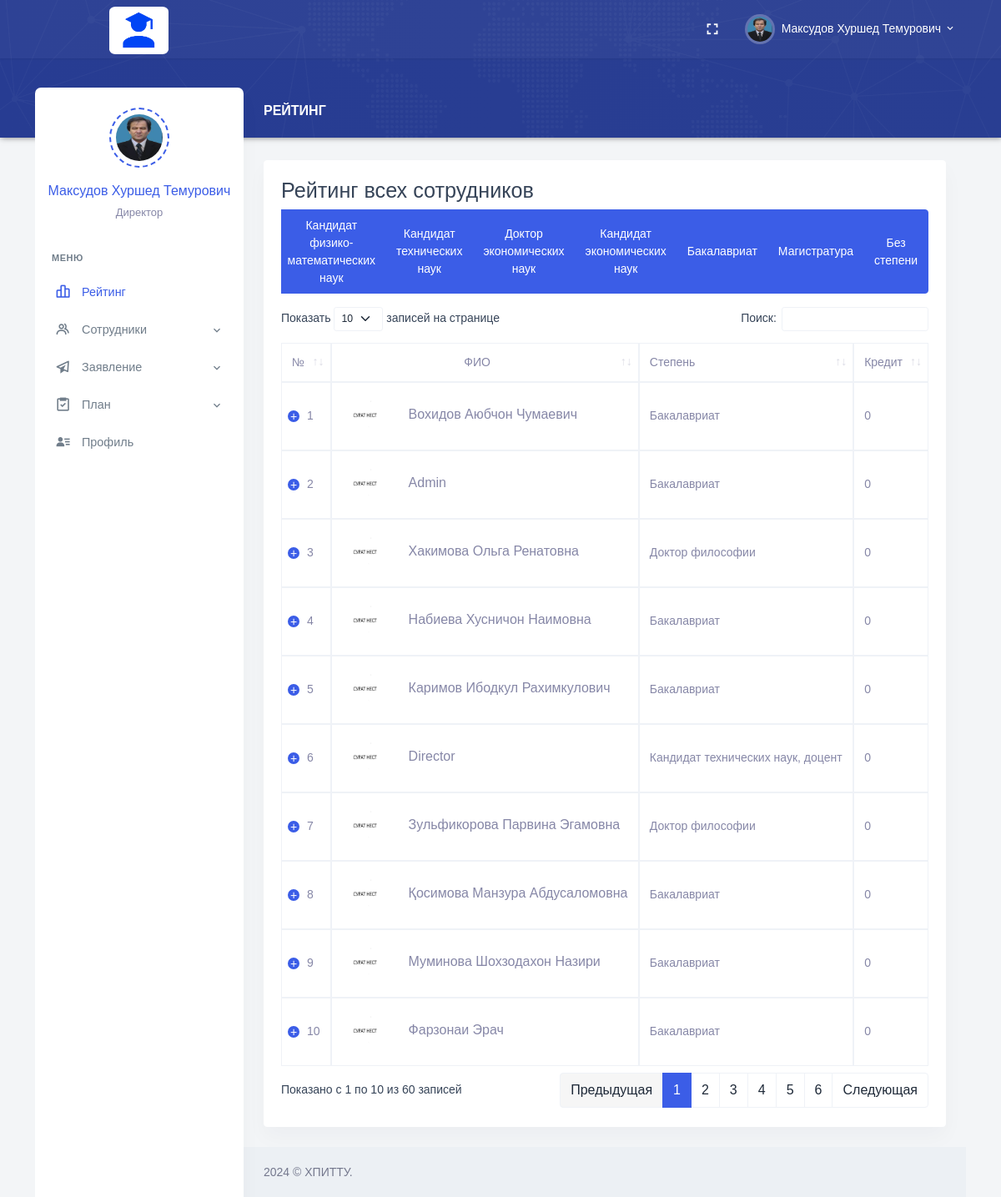
The page /Director/index.php?login-success (signed in) on the database its author committed.
### tables this page shows
CREATE TABLE `employees` (
  `Employee_Id` int NOT NULL AUTO_INCREMENT,
  `Full_Name` varchar(255) DEFAULT NULL,
  `Date_of_Birth` date DEFAULT NULL,
  `Place_of_Birth` varchar(255) DEFAULT NULL,
  `Position_Id` int DEFAULT NULL,
  `Degree_Id` int DEFAULT NULL,
  `Faculty_Id` int DEFAULT NULL,
  `Department_Id` int DEFAULT NULL,
  `User_Role_Id` int DEFAULT NULL,
  `Email` varchar(255) DEFAULT NULL,
  `Phone_Number` varchar(20) DEFAULT NULL,
  `Employee_Number` varchar(20) DEFAULT NULL,
  `Date_Added` date DEFAULT NULL,
  `Path_Photo` varchar(255) DEFAULT NULL,
  `Username` varchar(255) DEFAULT NULL,
  `Password` varchar(255) DEFAULT NULL,
  PRIMARY KEY (`Employee_Id`),
  KEY `Degree_Id` (`Degree_Id`),
  KEY `Faculty_Id` (`Faculty_Id`),
  KEY `Department_Id` (`Department_Id`),
  KEY `User_Role_Id` (`User_Role_Id`),
  KEY `employees_ibfk_1` (`Position_Id`),
  CONSTRAINT `employees_ibfk_1` FOREIGN KEY (`Position_Id`) REFERENCES `positions` (`Position_Id`) ON DELETE CASCADE ON UPDATE CASCADE,
  CONSTRAINT `employees_ibfk_2` FOREIGN KEY (`Degree_Id`) REFERENCES `degrees` (`Degree_Id`) ON DELETE CASCADE ON UPDATE CASCADE,
  CONSTRAINT `employees_ibfk_3` FOREIGN KEY (`Faculty_Id`) REFERENCES `faculties` (`Faculty_Id`) ON DELETE CASCADE ON UPDATE CASCADE,
  CONSTRAINT `employees_ibfk_4` FOREIGN KEY (`Department_Id`) REFERENCES `departments` (`Department_Id`) ON DELETE CASCADE ON UPDATE CASCADE,
  CONSTRAINT `employees_ibfk_5` FOREIGN KEY (`User_Role_Id`) REFERENCES `user_roles` (`User_Role_Id`) ON DELETE CASCADE ON UPDATE CASCADE
);

CREATE TABLE `positions` (
  `Position_Id` int NOT NULL,
  `Position_Name` varchar(255) DEFAULT NULL,
  PRIMARY KEY (`Position_Id`)
);

### Director/index.php (the view, shortened to what this page needs)
<?php
require_once "header.php";
?>
<div class="main-content">
    <div class="page-content">
        <div class="row">
            <div class="col-12">
                <div class="page-title-box d-flex align-items-center justify-content-between">
                    <h4 class="page-title mb-0 font-size-18">Рейтинг</h4>
                </div>
            </div>
        </div>
        <div class="row">
            <div class="col-lg-12">
                <div class="card">
                    <div class="card-body">
                        <div class="table-responsive">
                            <h3>Рейтинг всех сотрудников</h3>
                            <div class="btn-group mb-3 d-flex justify-content-end">
                                <button type="button" class="btn btn-primary filterBtn"
                                    data-filter="Кандидат физико-математических наук">Кандидат физико-математических
                                    наук</button>
                                <button type="button" class="btn btn-primary filterBtn"
                                    data-filter="Кандидат технических наук">Кандидат технических наук</button>
                                <button type="button" class="btn btn-primary filterBtn"
                                    data-filter="Доктор экономических наук">Доктор экономических наук</button>
                                <button type="button" class="btn btn-primary filterBtn"
                                    data-filter="Кандидат экономических наук">Кандидат экономических наук</button>
                                <button type="button" class="btn btn-primary filterBtn"
                                    data-filter="Бакалавриат">Бакалавриат</button>
                                <button type="button" class="btn btn-primary filterBtn"
                                    data-filter="Магистратура">Магистратура</button>
                                <button type="button" class="btn btn-primary filterBtn" data-filter="Без степени">Без
                                    степени</button>
                            </div>
                            <div class="table-responsive">
                                <table id="datatable" class="table table-bordered dt-responsive nowrap"
                                    style="border-collapse: collapse; border-spacing: 0; width: 100%;">
                                    <thead>
                                        <tr>
                                            <th>№</th>
                                            <th class="text-center">ФИО</th>
                                            <th>Степень</th>
                                            <th>Кредит</th>
                                        </tr>
                                    </thead>
                                    <tbody>
                                        <?php
                                        require_once "../conn.php";
                                        $sql = "SELECT e.Employee_Id,
                                        e.Full_Name AS FullName,
                                        IFNULL(deg.Degree_Name, 'Без степени') AS Degree,
                                        IFNULL(tc.TotalCredit, 0) AS TotalCredit,
                                        IFNULL(r.Rating, 0) AS Rating,
                                        IFNULL(e.Path_Photo, '1.jpg') AS Path_Photo
                                 FROM employees e
                                 LEFT JOIN (SELECT Employee_Id, SUM(p.Plan_Credit) AS TotalCredit
                                            FROM tasks_completed tc
                                            LEFT JOIN plans p ON tc.Plan_Id = p.Plan_Id
                                            GROUP BY Employee_Id) tc ON e.Employee_Id = tc.Employee_Id
                                 LEFT JOIN ratings r ON e.Employee_Id = r.Employee_Id
                                 LEFT JOIN degrees deg ON e.Degree_Id = deg.Degree_Id
                                 ORDER BY Rating DESC";
                                        $result = $conn->query($sql);
                                        $count = 0;
                                        if ($result->num_rows > 0) {
                                            while ($row = $result->fetch_assoc()) {
                                                $count++;
                                                $photoPath = "../Personal/upload/" . $row["Path_Photo"];
                                                echo "<tr>";
                                                echo "<td class='align-middle'>".$count."</td>";
                                    echo "<td class='align-middle'>".
                                         "<div class='d-flex align-items-center'>".
                                         "<div class='me-4'>".
                                         "<img src='".$photoPath."' alt='' class='avatar-sm rounded-circle'>".
                                         "</div>".
                                         "<div>".
                                         "<h5 class='font-size-16 mb-1'>".$row["FullName"]."</h5>".
                                         "</div>".
                                         "</div>".
                                         "</td>";
                                    echo "<td class='align-middle'>".$row["Degree"]."</td>";
                                    echo "<td class='align-middle'>".$row["TotalCredit"]."</td>";
                                    echo "</tr>";
                                            }
                                        }
                                        ?>
                                    </tbody>
                                </table>
                            </div>
                        </div>
                    </div>
                </div>
            </div>
            <?php
require_once "footer.php";
?>

### Director/header.php (shortened to what this page needs)
<?php
    require_once "../conn.php";
    $sql_command = "SELECT e.*, p.Position_Name, e.Path_Photo
    FROM employees e
    INNER JOIN positions p ON e.Position_Id = p.Position_Id
    WHERE e.Username = '{$_SESSION['Username']}'";
$result = mysqli_query($conn, $sql_command);
if (mysqli_num_rows($result) > 0) {
while ($rows = mysqli_fetch_assoc($result)) {
$Full_Name = ucwords($rows["Full_Name"]);
$Position_Name = $rows["Position_Name"];
$Path_Photo = $rows["Path_Photo"];
}
}
?>
<!doctype html>
<html lang="en">
<head>
    <link href="/assets/css/bootstrap.min.css" id="bootstrap-style" rel="stylesheet" type="text/css" />
    <link href="/assets/css/app.min.css" id="app-style" rel="stylesheet" type="text/css" />
    <link href="/assets/libs/datatables.net-bs4/css/dataTables.bootstrap4.min.css" rel="stylesheet" type="text/css" />
    <link href="/assets/libs/datatables.net-buttons-bs4/css/buttons.bootstrap4.min.css" rel="stylesheet"
        type="text/css" />
    <link href="/assets/libs/datatables.net-responsive-bs4/css/responsive.bootstrap4.min.css" rel="stylesheet"
        type="text/css" />
    <link href="/assets/css/icons.min.css" rel="stylesheet" type="text/css" />
</head>
<body data-layout="detached" data-topbar="colored">
<div class="container-fluid">
        <div id="layout-wrapper">
            <header id="page-topbar">
                <div class="navbar-header">
                    <div class="container-fluid">
                        <div class="float-end">
                            <div class="dropdown d-none d-lg-inline-block ms-1">
                                <button type="button" class="btn header-item noti-icon waves-effect"
                                    data-toggle="fullscreen">
                                    <i class="mdi mdi-fullscreen"></i>
                                </button>
                            </div>
                            <div class="dropdown d-inline-block">
                                <button type="button" class="btn header-item waves-effect"
                                    id="page-header-user-dropdown" data-bs-toggle="dropdown" aria-haspopup="true"
                                    aria-expanded="false">
                                    <img class="rounded-circle header-profile-user"
                                        src="../Personal/upload/<?php if(!empty($Path_Photo)){ echo $Path_Photo; }else{ echo "1.jpg"; } ?>" alt="Header Avatar">
                                    <span class="d-none d-xl-inline-block ms-1"><?php echo $Full_Name; ?></span>
                                    <i class="mdi mdi-chevron-down d-none d-xl-inline-block"></i>
                                </button>
                            </div>
                        </div>
                        <div>
                            <div class="navbar-brand-box">
                                <a href="index.php" class="logo logo-light" style="margin-left: 65px;">
                                    <span class="logo-lg">
                                        <img src="/assets/images/LogoEX.png" alt="" height="57"
                                            style="border-radius: 10%;">
                                    </span>
                                </a>
                            </div>
                        </div>
                    </div>
            </header>
            <div class="vertical-menu">
                <div class="h-100">
                    <div class="user-wid text-center py-4">
                        <div class="user-img">
                            <img src="../Personal/upload/<?php if(!empty($Path_Photo)){ echo $Path_Photo; }else{ echo "1.jpg"; } ?>" alt=""
                                class="avatar-md mx-auto rounded-circle">
                        </div>
                        <div class="mt-3">
                            <a href="#" class="text-reset fw-medium font-size-16"><?php echo $Full_Name; ?></a>
                            <p class="text-muted mt-1 mb-0 font-size-13"><?php echo $Position_Name; ?></p>
                        </div>
                    </div>
                    <div id="sidebar-menu">
                        <ul class="metismenu list-unstyled" id="side-menu">
                            <li class="menu-title">Меню</li>
                            <li>
                                <a href="index.php" class="waves-effect">
                                    <i class="bx bx-bar-chart-alt-2"></i>
                                    <span>Рейтинг</span>
                                </a>
                            </li>
                            <li>
                                <a href="javascript: void(0);" class="has-arrow waves-effect">
                                    <i class="bx bx-group"></i>
                                    <span>Сотрудники</span>
                                </a>
                            </li>
                            <li>
                                <a href="javascript: void(0);" class="has-arrow waves-effect">
                                    <i class="bx bx-paper-plane"></i>
                                    <span>Заявление</span>
                                </a>
                            </li>
                            <li>
                                <a href="javascript: void(0);" class="has-arrow waves-effect">
                                    <i class="bx bx-task"></i>
                                    <span>План</span>
                                </a>
                            </li>
                            <li>
                                <a href="profile.php" class="waves-effect">
                                    <i class="bx bxs-user-detail"></i>
                                    <span>Профиль</span>
                                </a>
                            </li>
                    </div>
                </div>
            </div>

### Director/footer.php (shortened to what this page needs)
<footer class="footer">
    <div class="container-fluid">
        <div class="row">
            <div class="col-sm-6">
                 © ХПИТТУ.
            </div>
            <div class="col-sm-6">
            </div>
        </div>
    </div>
</footer>
</div>
</div>
</div>
</div>
</body>
</html>

### rows shown on the page
employees: Path_Photo (picture), Full_Name "Максудов Хуршед Темурович", Position_Id.Position_Name "Директор"
employees: Full_Name "Вохидов Аюбчон Чумаевич", Degree "Бакалавриат", TotalCredit "0"
employees: Full_Name "Admin", Degree "Бакалавриат", TotalCredit "0"
employees: Full_Name "Хакимова Ольга Ренатовна", Degree "Доктор философии", TotalCredit "0"
employees: Full_Name "Набиева Хусничон Наимовна", Degree "Бакалавриат", TotalCredit "0"
employees: Full_Name "Каримов Ибодкул Рахимкулович", Degree "Бакалавриат", TotalCredit "0"
employees: Full_Name "Director", Degree "Кандидат технических наук, доцент", TotalCredit "0"
employees: Full_Name "Зульфикорова Парвина Эгамовна", Degree "Доктор философии", TotalCredit "0"
employees: Full_Name "Қосимова Манзура Абдусаломовна", Degree "Бакалавриат", TotalCredit "0"
employees: Full_Name "Муминова Шохзодахон Назири", Degree "Бакалавриат", TotalCredit "0"
employees: Full_Name "Фарзонаи Эрач", Degree "Бакалавриат", TotalCredit "0"
